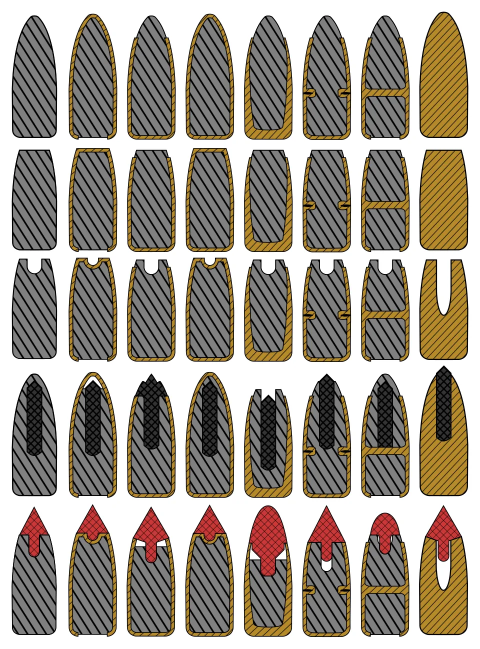
#> input picture app/src/main/assets/lesson-media/bal_bullets.webp, 960 x 1298 px (shown at 1/2 size)
$ python -i fetch_media.py   (imports and definitions only)
#> lines starting #> are read from the running program, lines starting #| are printed output that depends on the picture
"""Download Commons images for lessons, convert to WebP, record credits. Usage: fetch_media.py <assets_dir> <manifest.json>"""
import io, json, os, re, sys, time, urllib.parse, urllib.request, urllib.error
from PIL import Image, ImageDraw, ImageFont

# [1 line not run here, left out]
UA = {"User-Agent": "ForensimContentBuilder/1.0 (educational app; contact via project maintainer)"}
API = "https://commons.wikimedia.org/w/api.php"
OUT, MANIFEST = sys.argv[1], sys.argv[2]
# [1 line not run here, left out]

ITEMS = {
    "photo_niepce": "View from the Window at Le Gras, Joseph Nicéphore Niépce.jpg",
    "photo_camera_obscura": "Camera obscura box.jpg",
    "photo_em_spectrum": "Electromagnetic spectrum -eng.svg",
    "photo_slr": "SLR cross section2.svg",
    "photo_chromatic": "Chromatic aberration lens diagram.svg",
    "photo_sd_cards": "SD Cards.svg",
    "pid_arch": "Fingerprint Arch.jpg",
    "pid_loop": "Fingerprint Loop.jpg",
    "pid_whorl": "Fingerprint Whorl.jpg",
    "pid_minutiae": "Fingerprints Minutiae Patterns Representation.jpg",
    "pid_bertillon_card": "Bertillon, Alphonse, fiche anthropométrique recto-verso.jpg",
    "pid_portrait_parle": "search:intitle:Tableau synoptic traits physionomiques MET",
    "pid_iris": "Iris-recognition-biometric-pipeline.svg",
    "chem_skull": "GHS-pictogram-skull.svg",
    "chem_flame": "GHS-pictogram-flamme.svg",
    "chem_acid": "GHS-pictogram-acid.svg",
    "chem_health": "GHS-pictogram-silhouette.svg",
    "chem_marquis": "Marquis Reagent.jpg",
    "chem_tlc": "Thin layer chromatography under UV lamp.jpg",
    "chem_paracelsus": "Paracelsus-03.jpg",
    "chem_evidence_bag": "search:intitle:Muhammed Adel Abdul Gafoor marks an evidence bag",
    "qde_typewriter": "Parts of a Corona No. 3 folding typewriter (front).jpg",
    "qde_signatures": "Van Meegeren signatures.jpg",
    "qde_stereo": "Optical stereo microscope nikon smz10.jpg",
    "qde_watermark": "50 Euro bill watermark.jpg",
    "poly_keeler": "Leonarde Keeler 1937.jpg",
    "poly_lafayette": "search:intitle:Lügendetektor Polygraph Lafayette Model 76056",
    "poly_ans": "The Autonomic Nervous System.jpg",
    "bal_ignition": "Cartridge ignition types Boxer Primer Berdan Primer Rimfire Pinfire Teatfire Cupfire cc BY-SA 4.0 by Grasyl.svg",
    "bal_fired_cases": "Fired rimfire and centerfire casings.jpg",
    "bal_bullets": "Firearm Bullet Types CC BY-SA 4.0 by Grasyl.svg",
    "bal_rifling_diagram": "Polygonal vs normal rifling.svg",
    "bal_rifling_bore": "Rifling inside a rifle barrel, view down the bore.jpg",
    "bal_comparison": "ComparisonMicroscope.png",
}
# Parts only used inside composites (not shipped on their own).
COMPOSITE_PARTS = {"pid_arch", "pid_loop", "pid_whorl", "chem_skull", "chem_flame", "chem_acid", "chem_health"}


def http(url):
    for attempt in range(8):
        try:
            with urllib.request.urlopen(urllib.request.Request(url, headers=UA), timeout=60) as r:
                data = r.read()
            time.sleep(6)
            return data
        except urllib.error.HTTPError as e:
            if e.code != 429:
                raise
            wait = int(e.headers.get("Retry-After") or 60) + 15
            print(f"  rate limited, waiting {wait}s", flush=True)
            time.sleep(wait)
    raise SystemExit("rate limited: " + url)


def api(params):
    return json.loads(http(API + "?" + urllib.parse.urlencode({"format": "json", **params})))


def strip(html):
    return re.sub(r"\s+", " ", re.sub(r"<[^>]+>", "", html or "")).strip()


def info(spec):
    q = {"prop": "imageinfo", "iiprop": "url|extmetadata|size", "iiurlwidth": 960}
    if spec.startswith("search:"):
        d = api({"action": "query", "generator": "search", "gsrsearch": spec[7:], "gsrnamespace": 6, "gsrlimit": 1, **q})
    else:
        d = api({"action": "query", "titles": "File:" + spec, **q})
    page = next(iter(d["query"]["pages"].values()))
    if "imageinfo" not in page:
        raise SystemExit("missing: " + spec)
    ii = page["imageinfo"][0]
    # Bots are throttled hard on original files; always ask for a standard-size thumbnail.
    if ii.get("thumburl", "").find("thumbnail_unscaled") >= 0 or ii.get("thumburl") == ii.get("url"):
        width = ii.get("width", 0)
        std = [w for w in (250, 330, 500, 960) if w < width]
        if std:
            d2 = api({"action": "query", "titles": page["title"], "prop": "imageinfo", "iiprop": "url|extmetadata|size", "iiurlwidth": std[-1]})
            ii = next(iter(d2["query"]["pages"].values()))["imageinfo"][0]
    return page["title"][5:], ii


def to_rgb(img):
    if img.mode in ("RGBA", "LA", "P"):
        img = img.convert("RGBA")
        bg = Image.new("RGB", img.size, "white")
        bg.paste(img, mask=img.split()[-1])
        return bg
    return img.convert("RGB")


def save(img, key):
    img = to_rgb(img)
    if img.width > 1000:
        img = img.resize((1000, round(img.height * 1000 / img.width)), Image.LANCZOS)
    path = os.path.join(OUT, key + ".webp")
    img.save(path, "WEBP", quality=82, method=6)
    return os.path.getsize(path)


def font(size):
    for f in ("arialbd.ttf", "arial.ttf", "DejaVuSans-Bold.ttf"):
        try:
            return ImageFont.truetype(f, size)
        except OSError:
            pass
    return ImageFont.load_default()


def composite(keys, labels, cell, title=None):
    imgs = [to_rgb(Image.open(io.BytesIO(raw[k]))) for k in keys]
    pad, lab_h = 24, 56
    top = 70 if title else 0
    W = pad + len(imgs) * (cell + pad)
    H = top + pad + cell + lab_h + pad
    canvas = Image.new("RGB", (W, H), "white")
    d = ImageDraw.Draw(canvas)
    if title:
        d.text((W / 2, 38), title, fill=(20, 20, 20), font=font(34), anchor="mm")
    for i, (im, lab) in enumerate(zip(imgs, labels)):
        im.thumbnail((cell, cell), Image.LANCZOS)
        x = pad + i * (cell + pad)
        canvas.paste(im, (x + (cell - im.width) // 2, top + pad + (cell - im.height) // 2))
        d.text((x + cell / 2, top + pad + cell + lab_h / 2), lab, fill=(20, 20, 20), font=font(30), anchor="mm")
    return canvas


def dose_response():
    """Original diagram: sigmoid dose-response curve with the LD50 marked."""
    import math
    W, H = 1000, 640
    img = Image.new("RGB", (W, H), "white")
#> img: PIL image 1000x640 RGB; every value is 255
    d = ImageDraw.Draw(img)
    x0, y0, x1, y1 = 120, 560, 940, 80
    d.line([(x0, y0), (x1, y0)], fill="black", width=4)
    d.line([(x0, y0), (x0, y1)], fill="black", width=4)
    pts = []
    for i in range(0, 401):
        t = i / 400
        p = 1 / (1 + math.exp(-12 * (t - 0.5)))
        pts.append((x0 + t * (x1 - x0), y0 - p * (y0 - y1 - 20)))
    d.line(pts, fill=(200, 40, 40), width=6)
    mx, my = x0 + 0.5 * (x1 - x0), y0 - 0.5 * (y0 - y1 - 20)
    for (a, b) in [((x0, my), (mx, my)), ((mx, my), (mx, y0))]:
        d.line([a, b], fill=(90, 90, 90), width=3)
    d.ellipse([mx - 10, my - 10, mx + 10, my + 10], fill=(200, 40, 40))
    f, s = font(30), font(26)
    d.text((mx + 20, my - 40), "LD50: dose that kills 50%", fill=(200, 40, 40), font=f)
    d.text((x0 - 14, my), "50%", fill="black", font=s, anchor="rm")
    d.text((x0 - 14, y1 + 20), "100%", fill="black", font=s, anchor="rm")
    d.text((x0 - 14, y0), "0%", fill="black", font=s, anchor="rm")
    d.text(((x0 + x1) / 2, y0 + 50), "Dose  (increasing)  →", fill="black", font=f, anchor="mm")
    d.text((40, (y0 + y1) / 2), "Response", fill="black", font=f, anchor="mm")
    d.text((W / 2, 36), "Dose–response relationship", fill="black", font=font(34), anchor="mm")
#> in to_rgb, `return img.convert("RGB")`:
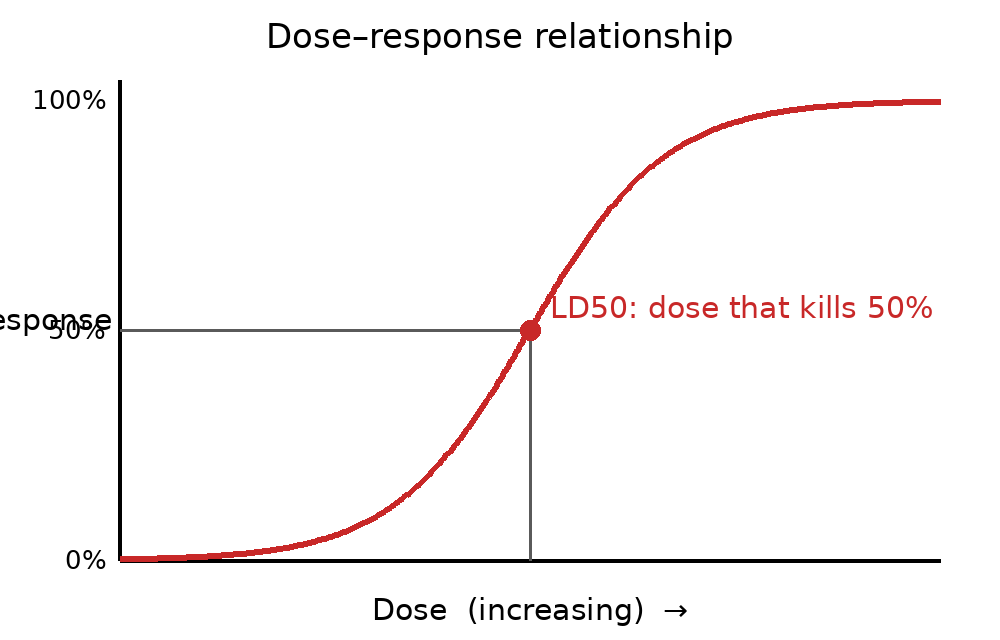
#> returned value: PIL image 1000x640 RGB; mean R, G, B 249.1, 246.9, 246.9
    return img


CACHE = os.path.join(os.path.dirname(MANIFEST), "raw")
# [1 line not run here, left out]
def cartridge():
    """Original labelled cross-section of a center-fire cartridge."""
    W, H = 1000, 560
    img = Image.new("RGB", (W, H), "white")
#> img: PIL image 1000x560 RGB; every value is 255
    d = ImageDraw.Draw(img)
    brass, copper, powder, dark = (214, 170, 72), (196, 110, 60), (90, 90, 90), (30, 30, 30)
    cy = 300
    # cartridge case (straight body + rim), horizontal, base on the left
    d.rectangle([150, cy - 70, 600, cy + 70], fill=brass, outline=dark, width=4)
    d.rectangle([130, cy - 82, 160, cy + 82], fill=brass, outline=dark, width=4)  # rim
    # propellant grains inside the case
    import random
    random.seed(4)
    for _ in range(170):
        x, y = random.randint(185, 585), random.randint(cy - 55, cy + 55)
        d.ellipse([x - 5, y - 4, x + 5, y + 4], fill=powder)
    # primer in the centre of the base
    d.rectangle([118, cy - 24, 150, cy + 24], fill=(170, 170, 175), outline=dark, width=4)
    # bullet seated in the mouth, with an ogive nose
    d.rectangle([560, cy - 64, 700, cy + 64], fill=copper, outline=dark, width=4)
    d.pieslice([600, cy - 64, 860, cy + 64], start=-90, end=90, fill=copper, outline=dark, width=4)
    d.line([(700, cy - 62), (700, cy + 62)], fill=copper, width=6)
    f, t = font(30), font(36)
    d.text((W / 2, 40), "Parts of a center-fire cartridge", fill=dark, font=t, anchor="mm")
    def label(xy, txt, to, anchor):
        d.line([xy, to], fill=dark, width=3)
        d.ellipse([to[0] - 6, to[1] - 6, to[0] + 6, to[1] + 6], fill=dark)
        d.text(xy, txt, fill=dark, font=f, anchor=anchor)
    label((760, 130), "1  Bullet", (760, cy - 30), "lm")
    label((380, 130), "2  Cartridge case", (420, cy - 70), "mm")
    label((380, 480), "3  Gunpowder (propellant)", (380, cy + 40), "mm")
    label((60, 470), "5  Primer", (134, cy + 10), "lm")
    label((60, 130), "4  Rim", (145, cy - 78), "lm")
    return img


raw, manifest = {}, {}
# [21 lines not run here, left out]

# [1 line that did not run here, left out]
# [1 line that did not run here, left out]
# [1 line that did not run here, left out]
# [1 line that did not run here, left out]
manifest["chem_dose_response"] = {"credit": "Forensim diagram", "bytes": save(dose_response(), "chem_dose_response")}
manifest["bal_cartridge"] = {"credit": "Forensim diagram", "bytes": save(cartridge(), "bal_cartridge")}
#> in to_rgb (call 2), `return img.convert("RGB")`:
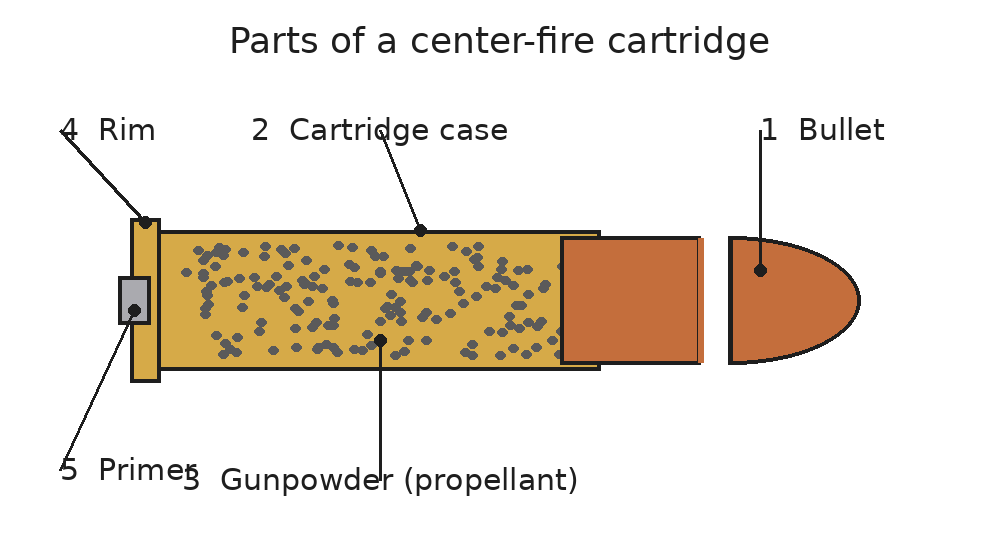
#> returned value: PIL image 1000x560 RGB; mean R, G, B 236.8, 228.9, 218.5
# [4 lines not run here, left out]

>>> from PIL import Image
>>> picture = Image.open('../../app/src/main/assets/lesson-media/bal_bullets.webp')
#> picture is the input picture: PIL image 960x1298 RGB; mean R, G, B 162.4, 154.4, 142.7
>>> result = to_rgb(picture)
